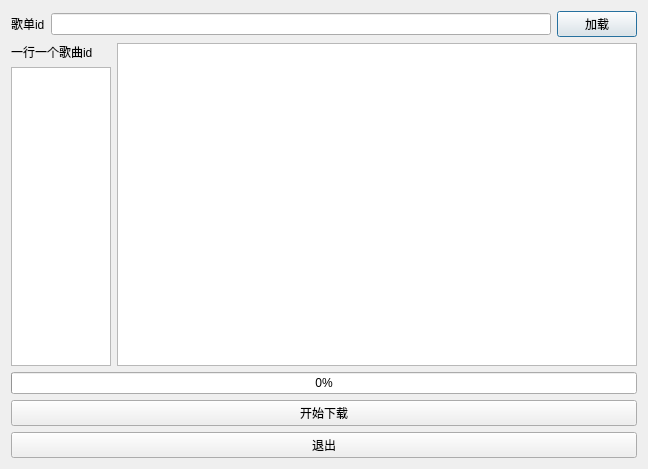
<?xml version="1.0" encoding="UTF-8"?>
<ui version="4.0">
 <class>qDialog_get_netease_songlist</class>
 <widget class="QDialog" name="qDialog_get_netease_songlist">
  <property name="geometry">
   <rect>
    <x>0</x>
    <y>0</y>
    <width>648</width>
    <height>469</height>
   </rect>
  </property>
  <property name="windowTitle">
   <string>Easy Music Plus Get Netease Songlist</string>
  </property>
  <layout class="QVBoxLayout" name="verticalLayout_2">
   <item>
    <layout class="QHBoxLayout" name="horizontalLayout">
     <item>
      <widget class="QLabel" name="qLabel_songlist_name">
       <property name="text">
        <string>歌单id</string>
       </property>
      </widget>
     </item>
     <item>
      <widget class="QLineEdit" name="qLineEdit_id">
       <property name="text">
        <string/>
       </property>
      </widget>
     </item>
     <item>
      <widget class="QPushButton" name="qPushButton_get_ids">
       <property name="text">
        <string>加载</string>
       </property>
      </widget>
     </item>
    </layout>
   </item>
   <item>
    <layout class="QHBoxLayout" name="horizontalLayout_2">
     <item>
      <layout class="QVBoxLayout" name="verticalLayout">
       <item>
        <widget class="QLabel" name="qLabel_song_ids">
         <property name="text">
          <string>一行一个歌曲id</string>
         </property>
        </widget>
       </item>
       <item>
        <widget class="QPlainTextEdit" name="qPlainTextEdit_song_ids">
         <property name="sizePolicy">
          <sizepolicy hsizetype="Fixed" vsizetype="Expanding">
           <horstretch>0</horstretch>
           <verstretch>0</verstretch>
          </sizepolicy>
         </property>
         <property name="maximumSize">
          <size>
           <width>100</width>
           <height>16777215</height>
          </size>
         </property>
        </widget>
       </item>
      </layout>
     </item>
     <item>
      <widget class="QPlainTextEdit" name="qPlainTextEdit_log">
       <property name="readOnly">
        <bool>true</bool>
       </property>
      </widget>
     </item>
    </layout>
   </item>
   <item>
    <widget class="QProgressBar" name="qProgressBar_progress">
     <property name="value">
      <number>0</number>
     </property>
    </widget>
   </item>
   <item>
    <widget class="QPushButton" name="qPushButton_start">
     <property name="text">
      <string>开始下载</string>
     </property>
    </widget>
   </item>
   <item>
    <widget class="QPushButton" name="qPushButton_quit">
     <property name="text">
      <string>退出</string>
     </property>
    </widget>
   </item>
  </layout>
 </widget>
 <resources/>
 <connections/>
</ui>
